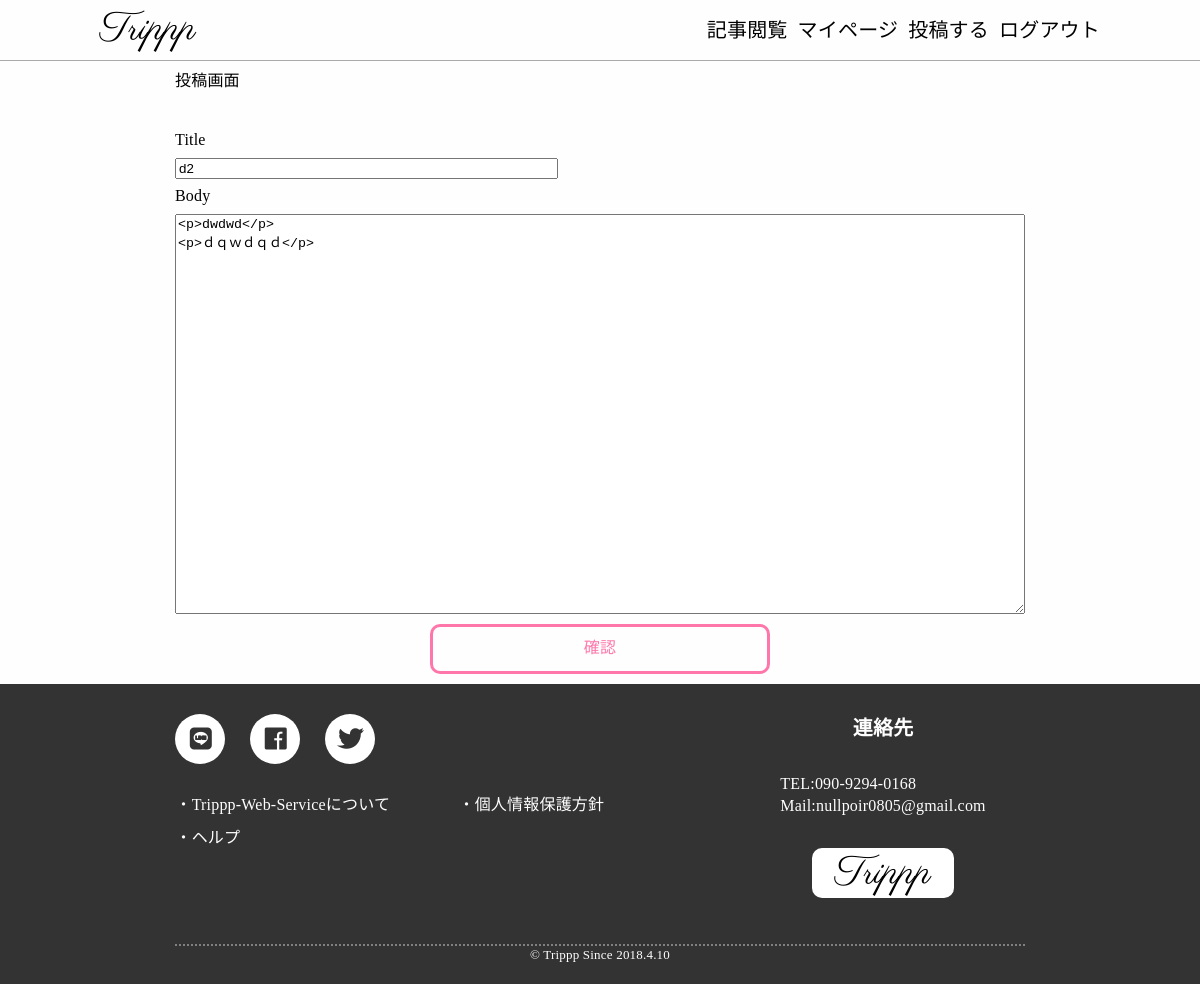
The app's page /tabilog/edit/1/1 (signed in), older data.
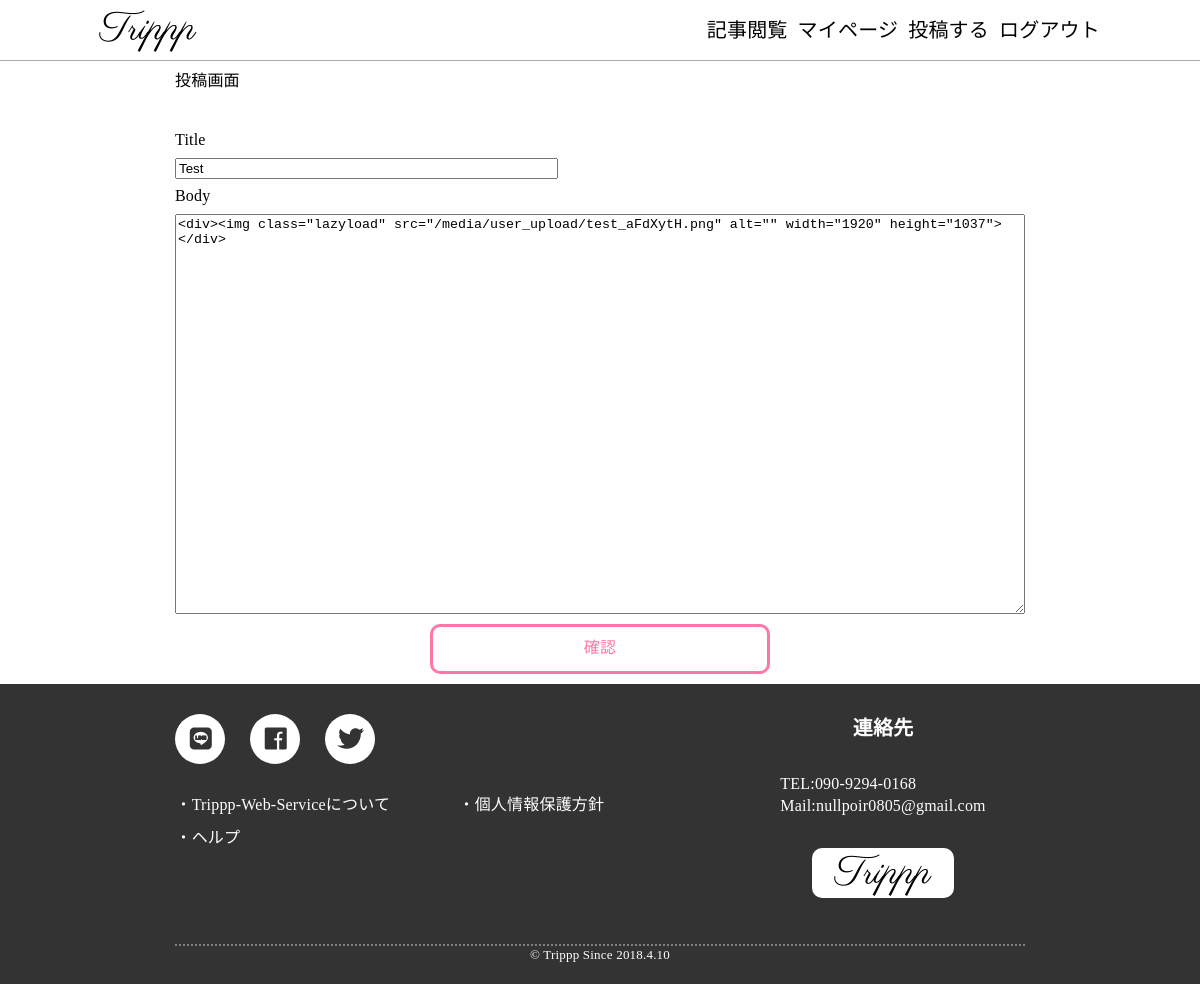
The same page, newer data.
### tabilog/models.py (models this page shows, shortened)
class tabilog(models.Model):
    title=models.CharField(max_length=100)
    pub_date=models.DateTimeField(default=datetime.now)
    author=models.CharField(max_length=100)
    user_pk=models.IntegerField()
    thambnail = models.ImageField(upload_to='thambnail/')
    body=HTMLField("content")
    content=HTMLField("content")

### tabilog/views.py (the view)
# urls.py: path('edit/<int:user_pk>/<int:tabilog_pk>',views.tabilog_update,name="tabilog_update"),
def tabilog_update(request,user_pk,tabilog_pk):
    req_user = request.user
    if req_user.pk == user_pk or req_user.is_superuser:
        post = get_object_or_404(tabilog, pk=tabilog_pk)
        alldel(post.body)
        form = TabilogPostingForm(request.POST or None, instance=post)
        if request.method == 'POST' and form.is_valid():
            post.title=request.POST["title"]
            post.body=request.POST["body"]
            post.content=parse(request.POST["body"])
            post.save()
            return HttpResponseRedirect("/tabilog/post_done/")
        context = {
            'form': form
        }
        return render(request, 'tabilog/postform.html', context)
    else:
        return HttpResponseRedirect("/account/login")

### tabilog/forms.py
class TabilogPostingForm(forms.ModelForm):
    class Meta:
        model=TabilogDraft
        fields = ('title','body')
    def __init__(self, *args, **kwargs):
        super().__init__(*args, **kwargs)
        for field in self.fields.values():
            field.widget.attrs['class'] = 'form-control'

### tabilog/parser.py (called while the page is built)
def alldel(fin):
    s=fin.split("\n")
    res=""
    for line in s:
        if ("src=" in line) and ("img" in line) and not ("lazyload" in line):
            seek_pre=line.find("src=")+5
            seek_las=line.find("\"",seek_pre)
            src=line[seek_pre:seek_las]
            apply_del_flag(src)

### templates/tabilog/postform.html (shortened to what this page needs)
{% extends "base.html" %}
{% load static %}
{% load widget_tweaks %}
{% block header %}
<link rel="stylesheet" type="text/css" href="{% static 'css/postform.css' %}">
{% endblock %}
{% block content %}
<div class="content__verbose">
  投稿画面<br>
</div>
<form class="content__form" action="" method="post">
    <label class="label">{{form.title.label}}</label>
    {{form.title|add_class:"short-form"}}
    <label class="label">{{form.body.label}}</label>
    {{form.body|add_class:"long-form"}}
    <div class="form__buttons buttons__red js_confirm">確認</div>
</form>
{% endblock %}

Row changes from the older to the newer data that the page shows:
changed tabilog: title "d2" → "Test"; body "<p>dwdwd</p> <p>ｄｑｗｄｑｄ</p>" → "<div><img class=\"lazyload\" src=\"/media/user_upload/test_aFdXytH.png\" alt=\"\" width=\"1920\" height=\"1037\"></div>"
